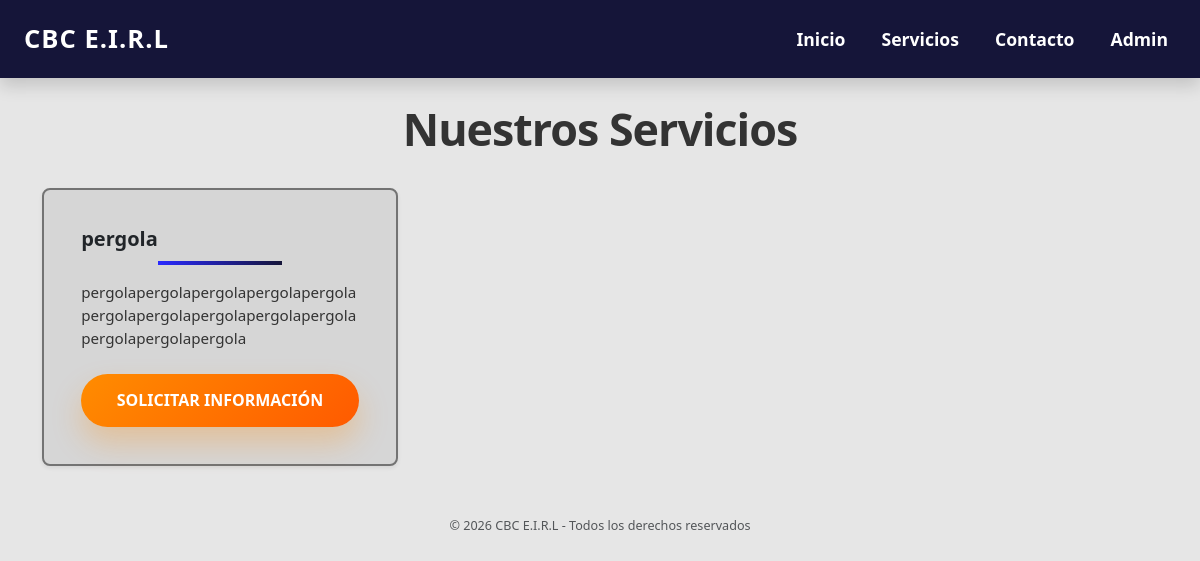
Page /servicios/ on the earlier database version.
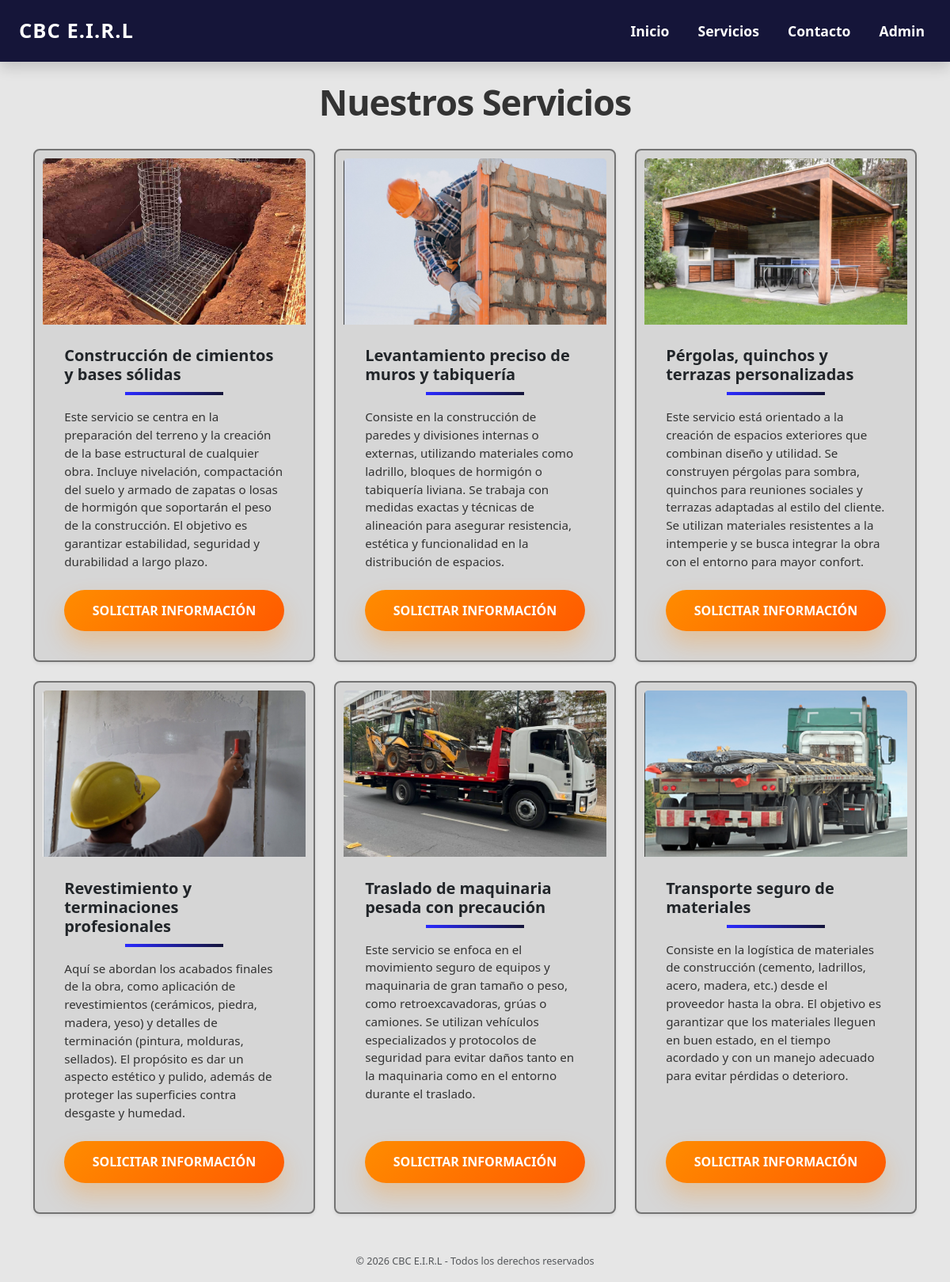
Same page on the later database version.
### core/models.py (models this page shows, shortened)
class Servicio(models.Model):
    titulo = models.CharField("Nombre del Servicio", max_length=100)
    descripcion = models.TextField("Descripción", blank=True, null=True)
    imagen = models.ImageField(upload_to='servicios/imagenes_extra/')

### core/views.py (the view)
# urls.py: path('servicios/', views.servicios, name='servicios'),
def servicios(request):
    servicios = Servicio.objects.all()
    return render(request, 'servicios.html', {'servicios': servicios})

### templates/servicios.html
{% extends "base.html" %}
{% load static %}
{% block content %}
<div class="row justify-content-center">
  <div class="col-12 text-center mb-4">
    <h1 class="fw-bold" style="font-size: 2.8rem; letter-spacing: -1px;">
      Nuestros Servicios
    </h1>
  </div>
</div>
<div class="row gy-4">
  {% for servicio in servicios %}
    <div class="col-lg-4 col-md-6">
      <div class="card h-100 service-card shadow-sm">
        {% if servicio.imagen %}
          <img src="{{ servicio.imagen.url }}" class="card-img-top img-servicio-card" alt="{{ servicio.titulo }}">
        {% endif %}
        <div class="card-body">
          <h3 class="card-title mb-3">{{ servicio.titulo }}</h3>
          <p class="card-text mb-4">
            {{ servicio.descripcion }}
          </p>
          <a href="{% url 'solicitar_info' servicio.id %}" class="btn btn-warning service-button">
            Solicitar información
          </a>
        </div>
      </div>
    </div>
  {% empty %}
    <div class="col-12 text-center">
      <p>No hay servicios disponibles por ahora.</p>
    </div>
  {% endfor %}
</div>
{% endblock %}

### templates/base.html (shortened to what this page needs)
{% load static %}
<!DOCTYPE html>
<html lang="es">
<head>
  <link href="https://cdn.jsdelivr.net/npm/bootstrap@5.3.3/dist/css/bootstrap.min.css" rel="stylesheet">
  <link rel="stylesheet" href="{% static 'css/styles.css' %}">
</head>
<body>
<nav class="navbar navbar-expand-lg navbar-dark shadow" style="background-color:#151539 !important; min-height:70px;">
  <div class="container-fluid px-4">
    <a class="navbar-brand fw-bold" href="{% url 'inicio' %}">
      CBC E.I.R.L
    </a>
    <div class="collapse navbar-collapse" id="navbarNav">
      <ul class="navbar-nav ms-auto">
        <li class="nav-item">
          <a class="nav-link" href="{% url 'inicio' %}">Inicio</a>
        </li>
        <li class="nav-item">
          <a class="nav-link" href="{% url 'servicios' %}">Servicios</a>
        </li>
        <li class="nav-item">
          <a class="nav-link" href="{% url 'contacto' %}">Contacto</a>
        </li>
        <li class="nav-item">
          <a class="nav-link" href="{% url 'admin_dashboard' %}">Admin</a>
        </li>
      </ul>
    </div>
  </div>
</nav>
<main class="container mt-4">
  {% block content %}{% endblock %}
</main>
<footer class="text-center mt-5 mb-3 text-muted">
  <small>© 2026 CBC E.I.R.L - Todos los derechos reservados</small>
</footer>
</body>
</html>

### static/css/styles.css (style rules this page uses)
body { margin: 0; background-color: #e6e6e6; font-family: 'Segoe UI', Tahoma, Geneva, Verdana, sans-serif; }
nav.navbar { background-color: #151539 !important; min-height: 70px; padding: 15px 0; }
nav.navbar .navbar-brand { color: #ffffff !important; font-size: 1.6rem; font-weight: 700; letter-spacing: 1px; }
nav.navbar .navbar-nav .nav-link, nav.navbar .navbar-nav .nav-link:visited, nav.navbar .navbar-nav .nav-link.active { color: #ffffff !important; font-weight: 600; margin-left: 20px; font-size: 1.1rem; transition: color 0.2s ease; }
h2, h1 { font-weight: 700; color: #333; }
.card { background-color: #f2f2f2; border-radius: 12px; border: 1px solid #999; transition: all 0.3s ease; }
.card-body { padding: 20px; }
.card-title { font-size: 1.3rem; font-weight: 600; text-align: center; margin-bottom: 15px; }
.card-title::after { content: ""; display: block; width: 40%; height: 3px; background: linear-gradient(to right, #2a2aff, #151539); margin: 8px auto 0; transition: 0.3s; }
.text-muted { font-size: 0.9rem; }
.service-card { border-radius: 12px; border: 1px solid #999; background-color: #f2f2f2; }
.service-card .card-body { display: flex; flex-direction: column; justify-content: space-between; }
.service-card .card-title { font-size: 1.3rem; font-weight: 700; }
.service-card .card-text { flex-grow: 1; }
.service-button { width: 100%; border-radius: 30px; font-weight: 700; text-transform: uppercase; color: #ffffff !important; }
.img-servicio-card { height: 210px; object-fit: cover; }
.service-card { background-color: #d6d6d6; border: 2px solid #737373; border-radius: 8px; transition: all 0.3s ease; padding: 10px; }
.service-card .card-body { display: flex; flex-direction: column; padding: 1.7rem; }
.service-card .card-title { font-size: 1.25rem; font-weight: 700; text-align: left; }
.service-card .card-title::after { content: ""; display: block; width: 45%; height: 4px; background: linear-gradient(to right, #2a2aff, #151539); margin-top: 10px; transition: 0.3s; }
.service-card .card-text { flex-grow: 1; font-size: 0.95rem; color: #333; line-height: 1.5; }
.service-button { width: 100%; border-radius: 40px; padding: 0.9rem 1rem; font-weight: 800; text-transform: uppercase; background: linear-gradient(135deg, #ff8c00, #ff5a00); color: white !important; border: none; box-shadow: 0 16px 30px rgba(255, 138, 0, 0.28); }

Differences in the rows shown:
removed Servicio: titulo "pergola", descripcion "pergolapergolapergolapergolapergolapergolapergolapergolapergolapergolapergolapergolapergola"
added Servicio: imagen (picture), titulo "Construcción de cimientos y bases sólidas", descripcion "Este servicio se centra en la preparación del terreno y la creación de la base estructural de cualquier obra. Incluye nivelación, compactación del suelo y armado de zapatas o losas de hormigón que soportarán el peso de la construcción. El objetivo es garantizar estabilidad, seguridad y durabilidad a largo plazo."
added Servicio: imagen (picture), titulo "Levantamiento preciso de muros y tabiquería", descripcion "Consiste en la construcción de paredes y divisiones internas o externas, utilizando materiales como ladrillo, bloques de hormigón o tabiquería liviana. Se trabaja con medidas exactas y técnicas de alineación para asegurar resistencia, estética y funcionalidad en la distribución de espacios."
added Servicio: imagen (picture), titulo "Pérgolas, quinchos y terrazas personalizadas", descripcion "Este servicio está orientado a la creación de espacios exteriores que combinan diseño y utilidad. Se construyen pérgolas para sombra, quinchos para reuniones sociales y terrazas adaptadas al estilo del cliente. Se utilizan materiales resistentes a la intemperie y se busca integrar la obra con el entorno para mayor confort."
added Servicio: imagen (picture), titulo "Revestimiento y terminaciones profesionales", descripcion "Aquí se abordan los acabados finales de la obra, como aplicación de revestimientos (cerámicos, piedra, madera, yeso) y detalles de terminación (pintura, molduras, sellados). El propósito es dar un aspecto estético y pulido, además de proteger las superficies contra desgaste y humedad."
added Servicio: imagen (picture), titulo "Traslado de maquinaria pesada con precaución", descripcion "Este servicio se enfoca en el movimiento seguro de equipos y maquinaria de gran tamaño o peso, como retroexcavadoras, grúas o camiones. Se utilizan vehículos especializados y protocolos de seguridad para evitar daños tanto en la maquinaria como en el entorno durante el traslado."
added Servicio: imagen (picture), titulo "Transporte seguro de materiales", descripcion "Consiste en la logística de materiales de construcción (cemento, ladrillos, acero, madera, etc.) desde el proveedor hasta la obra. El objetivo es garantizar que los materiales lleguen en buen estado, en el tiempo acordado y con un manejo adecuado para evitar pérdidas o deterioro."
